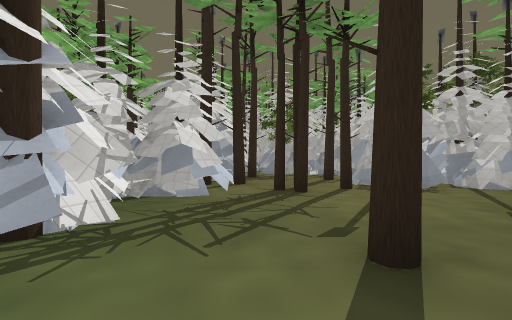
[1] (above)

24 first-person views from a walk through a Godot game level. The camera is 1.2 m above the floor, looks level and sees 85° across. The floor is counted in squares, 2 m on a side. Each view is taken from the middle of a square. On the plan, view 1 faces up. The plan holds only what a view shows up to about 9 squares ahead; the rest is blank. The place goes on beyond the plan. Some surface patterns are stand-ins.

[2]
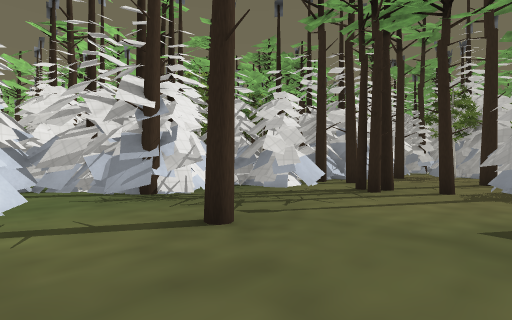

[3]
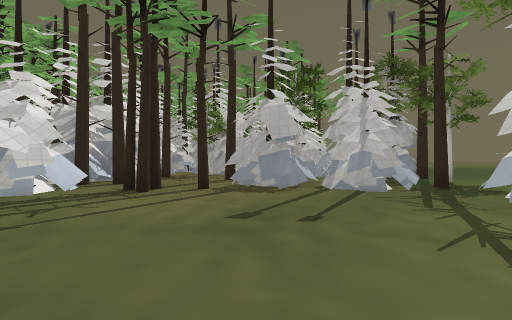

[4]
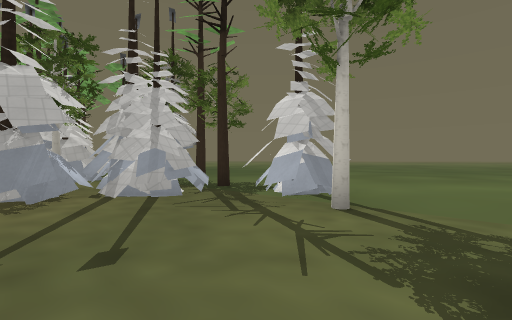

[5]
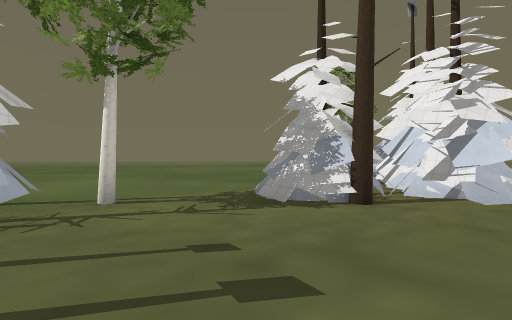

[6]
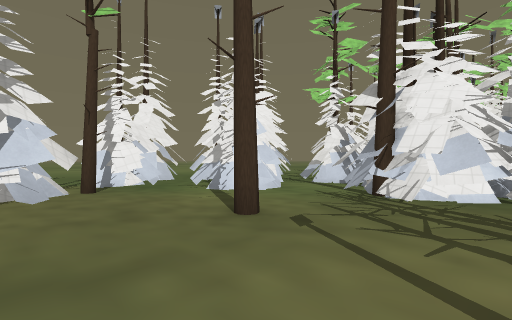

[7]
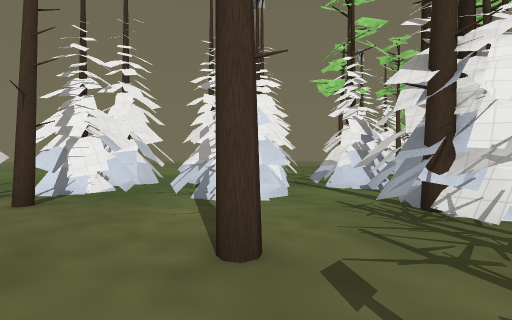

[8]
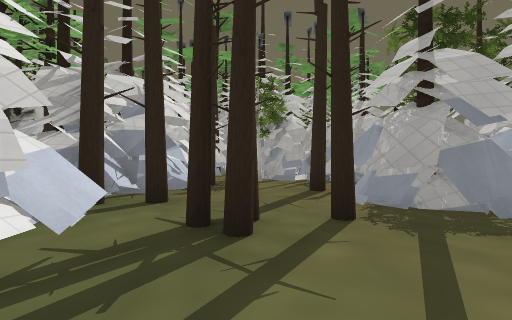

[9]
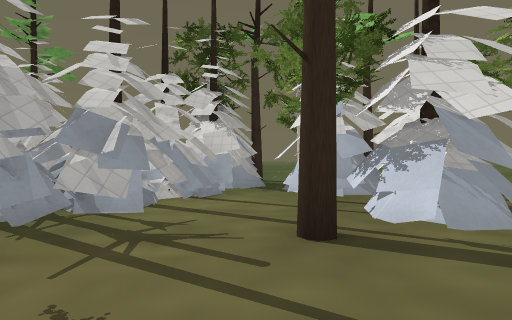

[10]
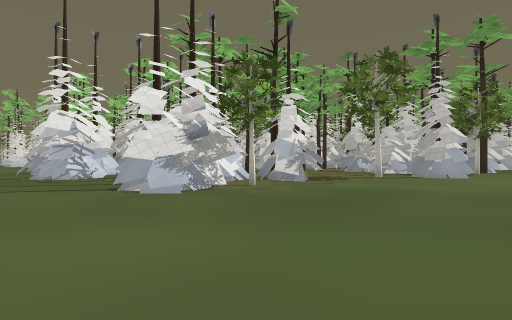

[11]
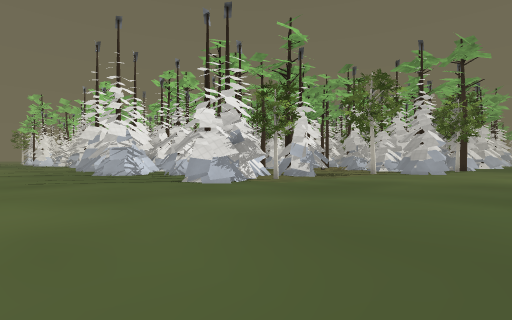

[12]
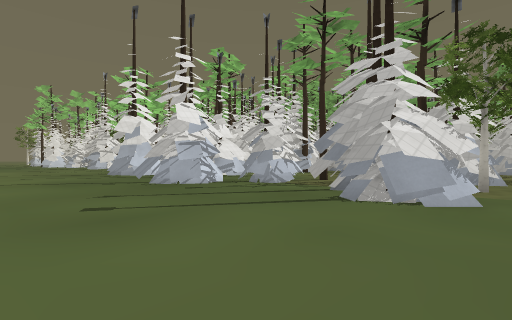

[13]
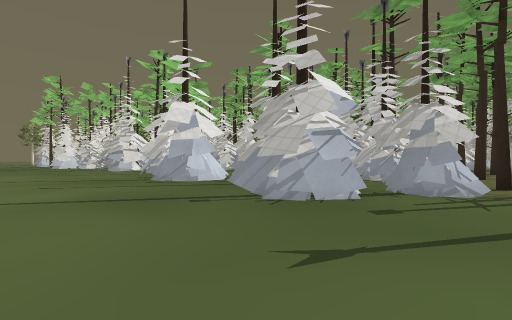

[14]
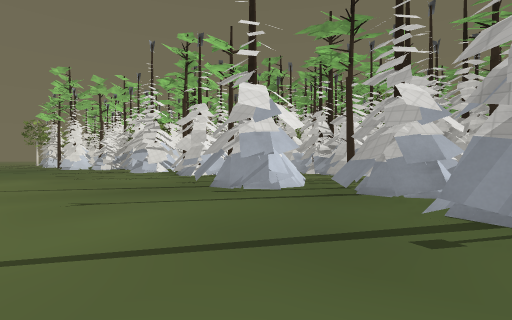

[15]
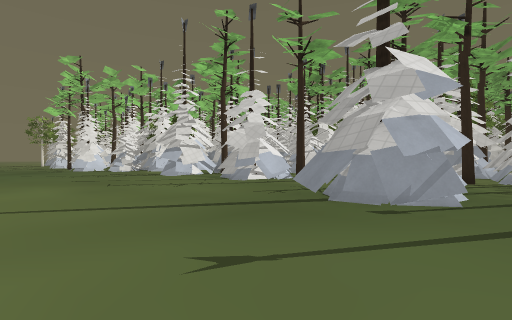

[16]
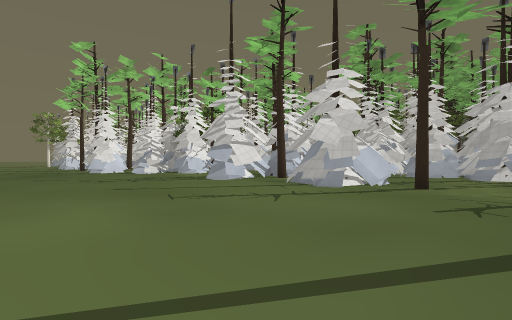

[17]
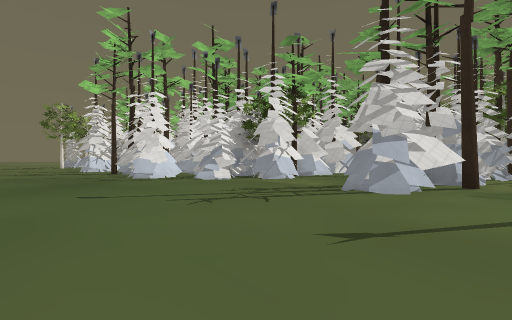

[18]
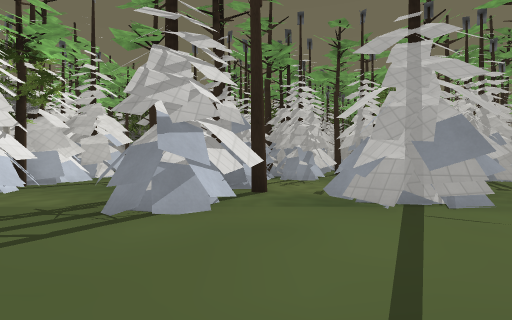

[19]
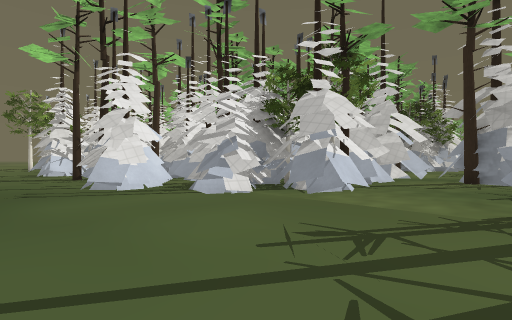

[20]
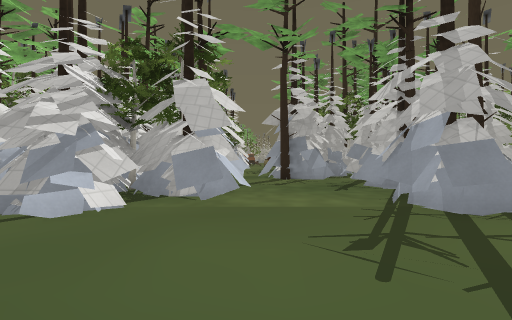

[21]
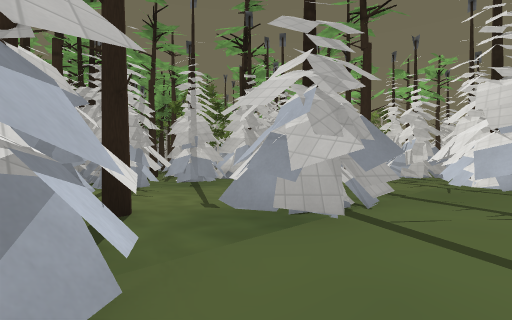

[22]
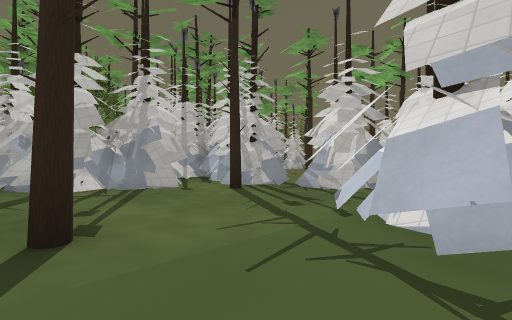

[23]
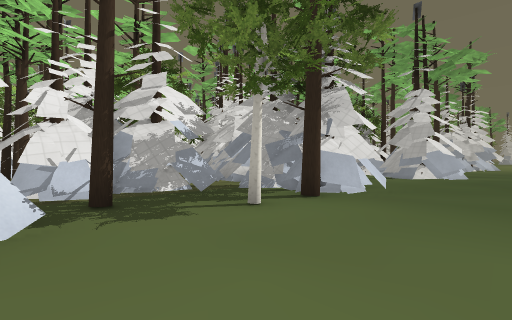

[24]
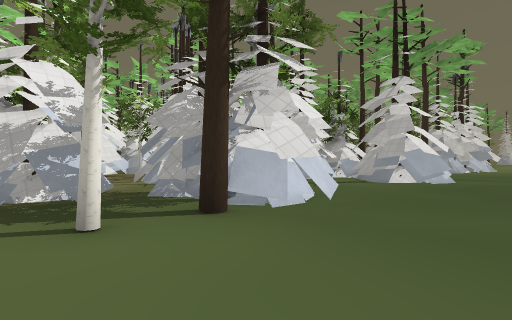

### Floor plan
Key: @ floor where view 1 was taken; # wall or solid block; x gap in a wall; . floor; T pine tree; H thing the floor can be seen under or through.
Columns run from 21 left of view 1 to 11 right of it. Each row starts with its distance up from view 1.
 18                               ..
 17                               ..
 16                             #T#..
 15                            ####..
 14                            #.....
 13                             .....
 12                T        ##   ....
 11                TT   ######   #...
 10                     #T...#####...
  9                     #..T...##T...
  8                    ##...####.....
  7                    #TT..####.....
  6                    ##TTT####T....
  5                    ##.T.....HH...
  4                   ##........HH...
  3    ##             ##.......#.....
  2   ###T#########  ##T..T..........
  1   ##....####.######.......#......
  0   ##... #.......##..#@...T#......
 -1   #T...##.......T.###..####......
 -2   ##...#T.###....###...T##.......
 -3  ###..###x##T....###.##.###......
 -4 ###....#......#########.###......
 -5 #.............###..###...##......
 -6 .................................
 -7 .................................
 -8 .................................
 -9 .................................

Where each view was taken, in squares from view 1:
view 1: 0 up, 0 right, facing up
view 2: 0 up, 3 right, facing up-left
view 3: 0 up, 3 right, facing up
view 4: 1 up, 3 right, facing up-right
view 5: 4 up, 2 right, facing down-right
view 6: 4 up, 3 right, facing down-left
view 7: 3 up, 2 right, facing down-left
view 8: 3 up, 1 right, facing up
view 9: 9 up, 0 right, facing right
view 10: 7 down, 10 right, facing up-left
view 11: 9 down, 11 right, facing up-left
view 12: 9 down, 6 right, facing up-left
view 13: 9 down, 2 right, facing up-left
view 14: 9 down, 1 left, facing up-left
view 15: 9 down, 4 left, facing up-left
view 16: 9 down, 7 left, facing up-left
view 17: 9 down, 12 left, facing up-left
view 18: 7 down, 13 left, facing up
view 19: 7 down, 15 left, facing up-left
view 20: 7 down, 17 left, facing up
view 21: 5 down, 14 left, facing up-right
view 22: 5 down, 9 left, facing up-right
view 23: 5 up, 11 right, facing up-left
view 24: 7 up, 11 right, facing up-left
